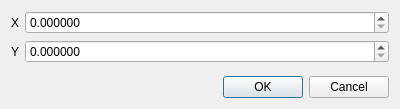
<?xml version="1.0" encoding="UTF-8"?>
<ui version="4.0">
 <class>ConstMutationDialog</class>
 <widget class="QDialog" name="ConstMutationDialog">
  <property name="geometry">
   <rect>
    <x>0</x>
    <y>0</y>
    <width>400</width>
    <height>109</height>
   </rect>
  </property>
  <property name="windowTitle">
   <string>Dialog</string>
  </property>
  <layout class="QVBoxLayout" name="verticalLayout">
   <item>
    <layout class="QFormLayout" name="formLayout">
     <item row="0" column="0">
      <widget class="QLabel" name="label">
       <property name="text">
        <string>X</string>
       </property>
      </widget>
     </item>
     <item row="0" column="1">
      <widget class="QDoubleSpinBox" name="X">
       <property name="decimals">
        <number>6</number>
       </property>
       <property name="maximum">
        <double>999999.989999999990687</double>
       </property>
       <property name="singleStep">
        <double>0.100000000000000</double>
       </property>
      </widget>
     </item>
     <item row="1" column="0">
      <widget class="QLabel" name="label_2">
       <property name="text">
        <string>Y</string>
       </property>
      </widget>
     </item>
     <item row="1" column="1">
      <widget class="QDoubleSpinBox" name="Y">
       <property name="decimals">
        <number>6</number>
       </property>
       <property name="maximum">
        <double>999999.989999999990687</double>
       </property>
       <property name="singleStep">
        <double>0.100000000000000</double>
       </property>
      </widget>
     </item>
    </layout>
   </item>
   <item>
    <widget class="QDialogButtonBox" name="buttonBox">
     <property name="orientation">
      <enum>Qt::Horizontal</enum>
     </property>
     <property name="standardButtons">
      <set>QDialogButtonBox::Cancel|QDialogButtonBox::Ok</set>
     </property>
    </widget>
   </item>
  </layout>
 </widget>
 <resources/>
 <connections>
  <connection>
   <sender>buttonBox</sender>
   <signal>accepted()</signal>
   <receiver>ConstMutationDialog</receiver>
   <slot>accept()</slot>
   <hints>
    <hint type="sourcelabel">
     <x>248</x>
     <y>254</y>
    </hint>
    <hint type="destinationlabel">
     <x>157</x>
     <y>274</y>
    </hint>
   </hints>
  </connection>
  <connection>
   <sender>buttonBox</sender>
   <signal>rejected()</signal>
   <receiver>ConstMutationDialog</receiver>
   <slot>reject()</slot>
   <hints>
    <hint type="sourcelabel">
     <x>316</x>
     <y>260</y>
    </hint>
    <hint type="destinationlabel">
     <x>286</x>
     <y>274</y>
    </hint>
   </hints>
  </connection>
 </connections>
</ui>
